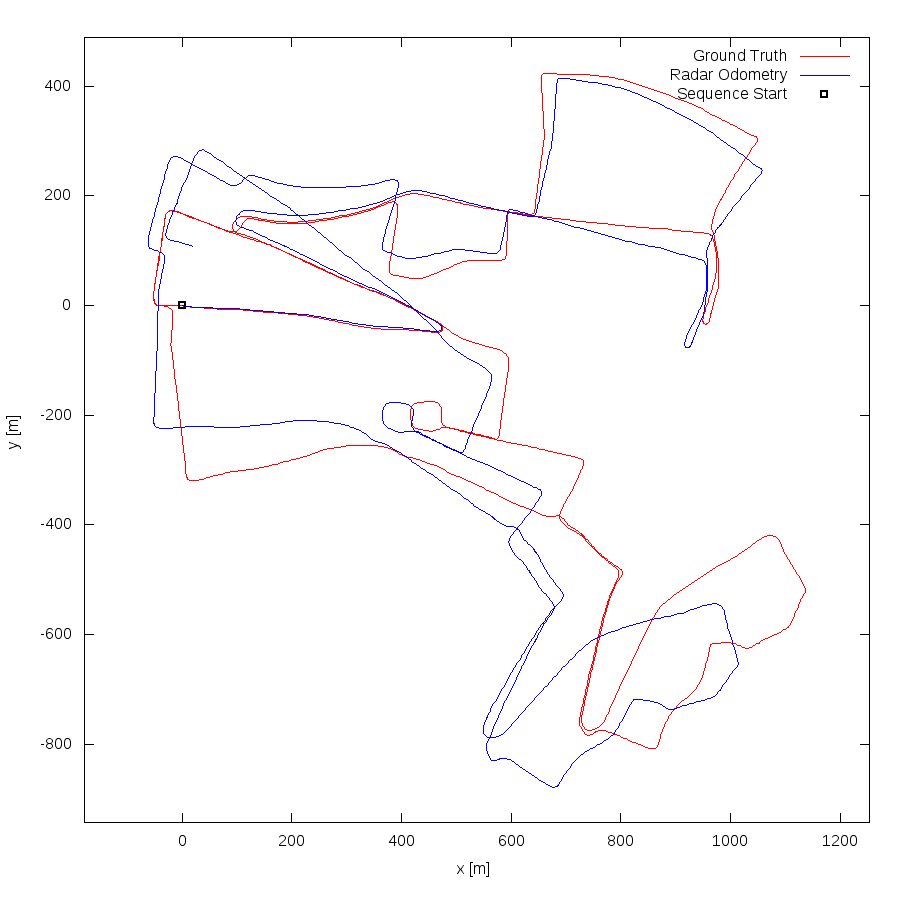

The script that drew this image:
set term postscript eps enhanced color
set output "00.eps"
set size ratio -1
set xrange [-178:1253]
set yrange [-943:489]
set xlabel "x [m]"
set ylabel "y [m]"
plot "00.txt" using 1:2 lc rgb "#FF0000" title 'Ground Truth' w lines,"00.txt" using 3:4 lc rgb "#0000FF" title 'Radar Odometry' w lines,"< head -1 00.txt" using 1:2 lc rgb "#000000" pt 4 ps 1 lw 2 title 'Sequence Start' w points
